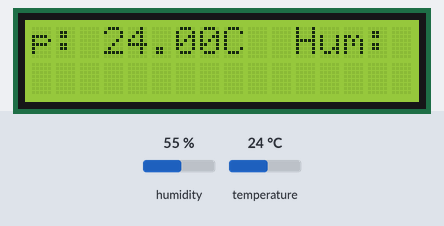
Simulated run of this program. Board: Arduino Uno, built with avr-gcc and run on an emulated ATmega328P. Parts: 16×2 character LCD. The test bench sets the inputs (shaded band); at power-on: humidity 55 %, temperature 24 °C. What the program prints to the serial monitor is not drawn.

Above: at 1.2 s.
1.3 s: humidity set to 22 %
At 11.52 s:
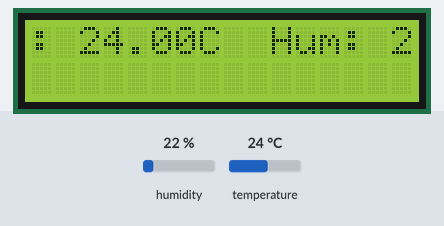
12.8 s: temperature set to 12 °C
At 14.9 s:
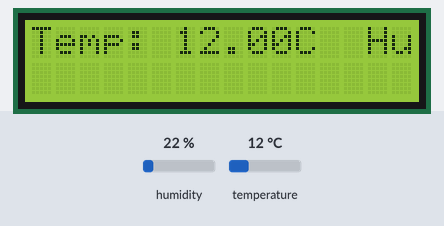
19.8 s: humidity set to 40 %
At 31.58 s:
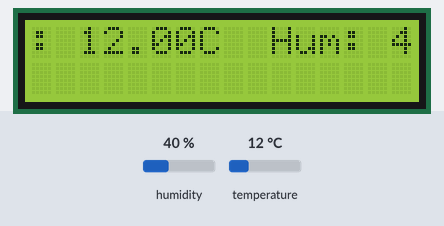
32.1 s: temperature set to 19 °C
At 34.9 s:
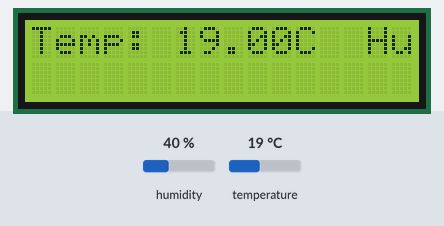
Timing chart, 0 to 36.4 s (numbered marks = the images above; inputs shaded):
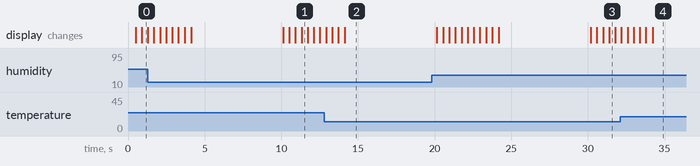

Measured:
- what the display in image 0 shows lasts 0.4 s, from 0.9 s to 1.3 s

The program:

main.cpp
```cpp
#include <Arduino.h>
#include "serial_monitor.h" // Include the serial monitor header

// Function declarations
void initDisplay();
void displayMessage(const char* message);
void scrollMessageLeft();
void initTemperatureHumidity();
String getTemperatureAndHumidity();
void initSerialMonitor();
void displayOnSerialMonitor(const char* message);
void displayTimeSinceLastReading(); // Function declaration for time tracking

void setup() {
  // Initialize modules
  initDisplay();
  initTemperatureHumidity();
  initSerialMonitor(); // Initialize the serial monitor

  // Display initial message
  String temperatureAndHumidityData = getTemperatureAndHumidity();
  displayMessage(temperatureAndHumidityData.c_str());
  displayOnSerialMonitor(temperatureAndHumidityData.c_str()); // Display on serial monitor
}

void loop() {
  // Scroll the message to the left
  scrollMessageLeft();

  // Update the message after scrolling
  String temperatureAndHumidityData = getTemperatureAndHumidity();
  displayMessage(temperatureAndHumidityData.c_str());
  displayOnSerialMonitor(temperatureAndHumidityData.c_str()); // Display on serial monitor

  // Display the time since the last reading
  displayTimeSinceLastReading();

  // Add a delay before the next scrolling cycle
  delay(6000); // Adjusted delay to 6000 ms to make total time 10 seconds

}
```

display_module.cpp
```cpp
#include <Arduino.h> // Include Arduino core library for delay()
#include <LiquidCrystal.h>

// Define pins for LCD
LiquidCrystal lcd(7, 8, 9, 10, 11, 12);

void initDisplay() {
  lcd.begin(16, 2); // Set up the LCD's number of columns and rows
}

void displayMessage(const char* message) {
  lcd.clear(); // Clear the display
  lcd.print(message); // Print the message to the LCD
}

void scrollMessageLeft() {
  for (int i = 0; i < 10; i++) { // Scroll 10 times (adjust based on message length)
    lcd.scrollDisplayLeft(); // Scroll the display to the left
    delay(400); // Adjusted delay to 400 ms to reduce total scrolling time
  }
}
```

serial_monitor.cpp
```cpp
#include <Arduino.h>
#include "serial_monitor.h"

void initSerialMonitor() {
  Serial.begin(9600); // Initialize the Serial Monitor at 9600 baud rate
}
```

serial_monitor.h
```cpp
#ifndef SERIAL_MONITOR_H
#define SERIAL_MONITOR_H

#include <Arduino.h>

// Function to initialize the Serial Monitor
void initSerialMonitor();

// Inline function to display a message on the Serial Monitor
inline void displayOnSerialMonitor(const char* message) {
  Serial.println(message); // Print the message to the Serial Monitor
}

#endif // SERIAL_MONITOR_H
```

temperature_humidity_module.cpp
```cpp
#include <DHT.h>

// Define DHT11 pin and type
#define DHTPIN 2 // Change this to the desired digital pin
#define DHTTYPE DHT11

DHT dht(DHTPIN, DHTTYPE);

void initTemperatureHumidity() {
  dht.begin(); // Initialize the DHT sensor
}

String getTemperatureAndHumidity() {
  float temperature = dht.readTemperature(); // Read temperature in Celsius
  float humidity = dht.readHumidity(); // Read humidity

  // Check if readings are valid
  if (isnan(temperature) || isnan(humidity)) {
    return "Error reading DHT!";
  }

  // Format the data as a string
  String data = "Temp: " + String(temperature) + "C  Hum: " + String(humidity) + "%";
  return data;
}
```

time_tracker.cpp
```cpp
#include <Arduino.h>
#include "time_tracker.h"

static unsigned long lastReadingTime = 0; // Track the time of the last reading

void displayTimeSinceLastReading() {
  unsigned long currentTime = millis(); // Get the current time in milliseconds
  unsigned long timeSinceLastReading = (currentTime - lastReadingTime) / 1000;

  Serial.print("Time since last reading: ");
  Serial.print(timeSinceLastReading);
  Serial.println(" seconds");

  // Update the last reading time
  lastReadingTime = currentTime;
}
```

time_tracker.h
```cpp
#ifndef TIME_TRACKER_H
#define TIME_TRACKER_H

// Function to display the time in seconds since the last reading
void displayTimeSinceLastReading();

#endif // TIME_TRACKER_H
```
